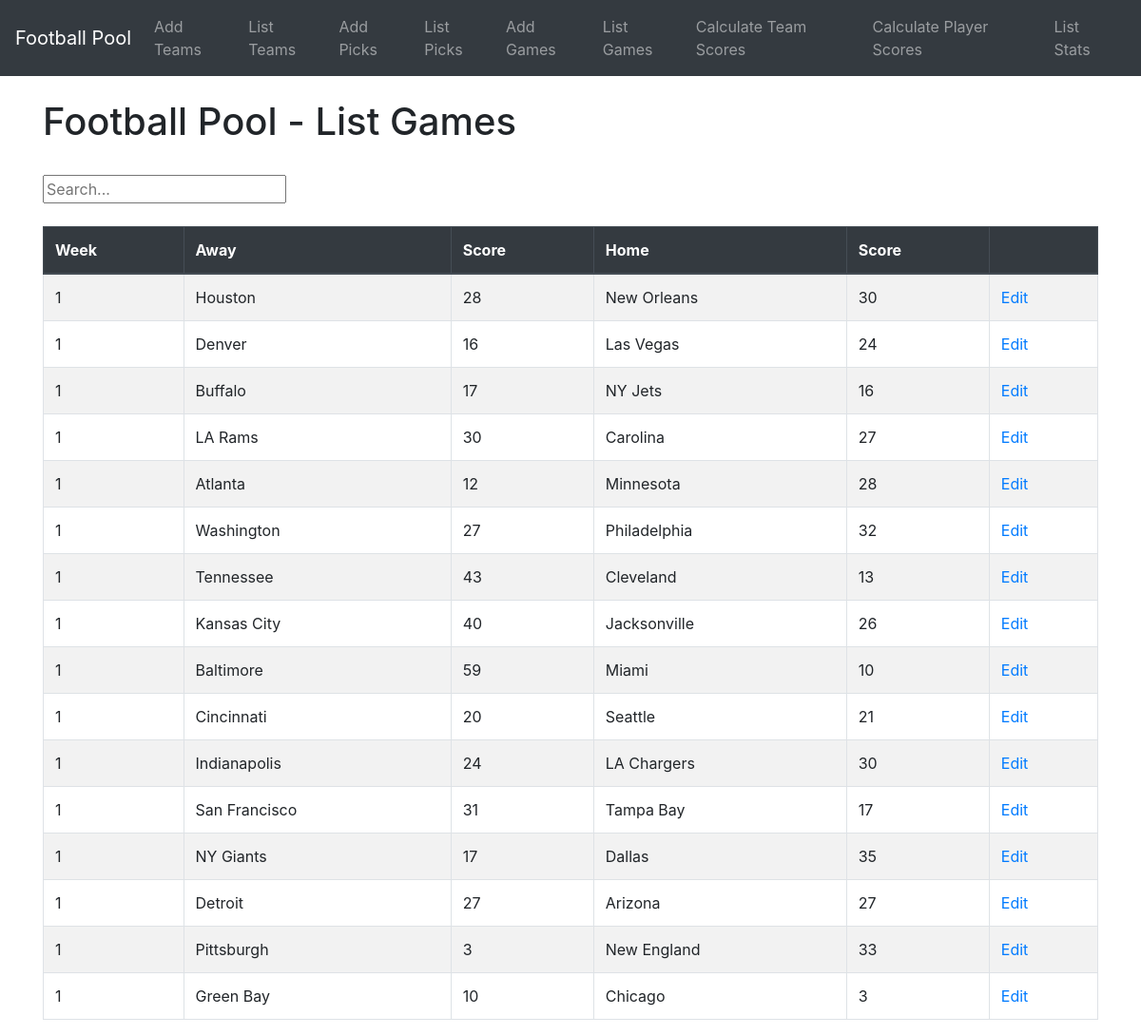
Page /list_games on the committed database.
### testadd/models.py (models this page shows, shortened)
class games(models.Model):
	week = models.IntegerField(default=0, blank=True, null=True)
	away = models.CharField(max_length=20)
	awayscore = models.IntegerField(default=0, blank=True, null=True)
	home = models.CharField(max_length=20)
	homescore = models.IntegerField(default=0, blank=True, null=True)
	class Meta:
		verbose_name_plural = "games"

### testadd/views.py (the view)
# urls.py: path('list_games', views.list_games, name="list_games"),
def list_games(request):
	all_games = games.objects.order_by('week')
	return render(request, 'list_games.html', {'all_games': all_games})

### testadd/templates/list_games.html (shortened to what this page needs)
{% extends 'base.html' %}
{% block content %}
<h1>Football Pool - List Games</h1>
<br/>
<form action="{% url 'search_results' %}" method="get">
  <input name="q" type="text" placeholder="Search...">
</form>
<br/>
<table class="table table-striped table-bordered table-hover">
  <thead class="thead-dark">
    <tr>
      <th scope="col">Week</th>
      <th scope="col">Away</th>
      <th scope="col">Score</th>
      <th scope="col">Home</th>
      <th scope="col">Score</th>
      <th scope="col"></th>
    </tr>
  </thead>
  <tbody>
  	{% if all_games %}
		{% for records in all_games %}
	  		<tr>
				<td>{{ records.week }}</td>
				<td>{{ records.away }}</td>
				<td>{{ records.awayscore }}</td>
			  <td>{{ records.home }}</td>
        <td>{{ records.homescore }}</td>
        <td><a href="{% url 'edit_games' records.id %}">Edit</a></td>
			</tr>
		{% endfor %}
	{% endif %}
  </tbody>
</table>
{% endblock %}

### rows in the picture
games: week "1", away "Houston", awayscore "28", home "New Orleans", homescore "30"
games: week "1", away "Denver", awayscore "16", home "Las Vegas", homescore "24"
games: week "1", away "Buffalo", awayscore "17", home "NY Jets", homescore "16"
games: week "1", away "LA Rams", awayscore "30", home "Carolina", homescore "27"
games: week "1", away "Atlanta", awayscore "12", home "Minnesota", homescore "28"
games: week "1", away "Washington", awayscore "27", home "Philadelphia", homescore "32"
games: week "1", away "Tennessee", awayscore "43", home "Cleveland", homescore "13"
games: week "1", away "Kansas City", awayscore "40", home "Jacksonville", homescore "26"
games: week "1", away "Baltimore", awayscore "59", home "Miami", homescore "10"
games: week "1", away "Cincinnati", awayscore "20", home "Seattle", homescore "21"
games: week "1", away "Indianapolis", awayscore "24", home "LA Chargers", homescore "30"
games: week "1", away "San Francisco", awayscore "31", home "Tampa Bay", homescore "17"
games: week "1", away "NY Giants", awayscore "17", home "Dallas", homescore "35"
games: week "1", away "Detroit", awayscore "27", home "Arizona", homescore "27"
games: week "1", away "Pittsburgh", awayscore "3", home "New England", homescore "33"
games: week "1", away "Green Bay", awayscore "10", home "Chicago", homescore "3"
